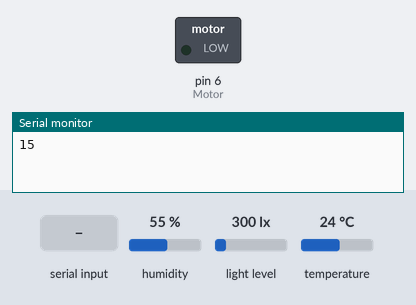
The sketch below on a simulated Arduino Uno, built with avr-gcc and run on an emulated ATmega328P. Shown: switched loads named in the sketch (green lamp = pin HIGH), the last lines printed to the serial monitor. Wiring (inferred from the names in the program): BH1750 light sensor at I2C address 0x23. Inputs (shaded band) come from the test bench; at power-on: humidity 55 %, light level 300 lx, temperature 24 °C. The modem accepts every AT command (registered, SIM ready, sends succeed) and sends nothing else.

Above: at 1.4 s.
1.5 s: "on" received over the second serial link
At 2.1 s:
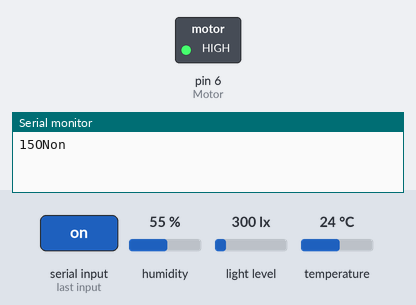
10.8 s: "off" received over the second serial link
12.3 s: "auto" received over the second serial link
Timing chart, 0 to 15.3 s (numbered marks = the images above; inputs shaded):
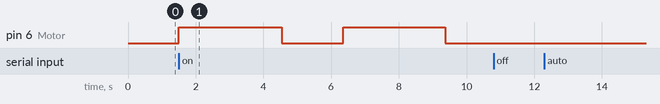

The sketch:

Arduino_WithWifi_onlySend.ino
```cpp
#include <SoftwareSerial.h>
#include <Wire.h>
#include "DHT.h"

#define connectwifi "AT+CWJAP=\"B0i9-aHJm\",\"12345678\""
#define getipaddress "AT+CIFSR"
#define senddata "AT+CIPSEND="
#define connectserver "AT+CIPSTART=\"TCP\",\"192.168.43.168\",2000"
#define Motor 6
#define DHTPIN 5
#define DHTTYPE DHT22   // DHT 22  (AM2302)

SoftwareSerial esp8266(2,3);// 2 ->RX   3->TX

DHT dht(DHTPIN, DHTTYPE);

  bool Auto = true;
  int WaterPumpWater = 30;//time for pump do nothing after last watering
  bool Watering = false; // do watering
  int turn=0;
  int soil=100;
  int temp=0;
  int humidity=0;
  int timer = 1400; //timer for every 20 sec send data to server
  int Motor_on = false;//Motor Statues
  int Motor_time_on = 300;//time for watering (100 mlitr)
  bool isMessage = true;
  String response="";//response of server
  float valf=0; // Sun Sensor Data

  //------------------------------------------------
  //light Sensor(Sun Sensor)
  //------------------------------------------------
  int BH1750_address = 0x23; // i2c Addresse
  byte buff[2];

  void BH1750_Init(int address){

  Wire.beginTransmission(address);
  Wire.write(0x10); // 1 [lux] resolution
  Wire.endTransmission();
}

byte BH1750_Read(int address){

  byte i=0;
  Wire.beginTransmission(address);
  Wire.requestFrom(address, 2);
  while(Wire.available()){
    buff[i] = Wire.read();
    i++;
  }
  Wire.endTransmission();
  return i;
}
//--------------------------------------------------------

void setup() {
//--------------------------------------------------------
// PinModes(Pins we need to do Work like turn on/off Motor)
//--------------------------------------------------------
  pinMode(Motor,OUTPUT);//6
  esp8266.begin(115200);
  Wire.begin();
  BH1750_Init(BH1750_address);
  dht.begin();
  Serial.begin(9600);
  delay(200);
}

void loop() {

  if(Auto == true){
    if(Watering == false){
      if(soil > 500){
         digitalWrite(Motor, 1);
         Motor_on = true;
         Watering = true;
      }
    }
    else {
      if (timer == 1900){
        if(WaterPumpWater-- == 0){
          Watering = false;
          WaterPumpWater = 30;
        }
      }
    }
    if(Motor_on == true){
      if(Motor_time_on-- == 0){
        digitalWrite(Motor, 0);
        Motor_on = false;
        Motor_time_on = 300;
      }
    }
  }
//-------------------------------------------------------------
//Check Connection
//-------------------------------------------------------------
  if(timer == 1800){
    esp8266.println(connectserver);
  }
//-------------------------------------------------------------
// Send Sensors Data Every 20 Second to Server
//-------------------------------------------------------------
  if (timer++ == 2000) {
    timer = 0;
    Serial.println();

    soil = analogRead(A0); // Soil moisture
    humidity = (int)dht.readHumidity(); // Air humidity
    temp = (int)dht.readTemperature(); // Air Temperature
//------------------------------------------------------------
//Sunlight
//---------------------------------------------------------
    if(BH1750_Read(BH1750_address)==2){

      valf=((buff[0]<<8)|buff[1])/1.2;
      valf =(int)valf;
    }
//--------------------------------------------------------------

    String tBuffer="";
    tBuffer += (String)temp +" ";
    tBuffer += (String)soil +" ";
    tBuffer += (String)humidity +" ";
    tBuffer += (String)valf +" ";
    if(Motor_on){
      tBuffer += "ON";
    }
    else{
      tBuffer += "OFF";
    }
    String lenght = senddata;
    lenght += tBuffer.length();

    esp8266.println(lenght);
    delay(100);
    esp8266.println(tBuffer);

  }
//-------------------------------------------------------------
// Recive Order From Server
//-------------------------------------------------------------
  if (esp8266.available() > 0) {

    String command = "";
    while (esp8266.available())
    {
      command += (char)esp8266.read();
    }

    if(command == "on"){
        digitalWrite(13,1);
        Motor_on = true;
        turn = 1;
        digitalWrite(Motor, 1);
        //delay(1000);
        Serial.print("ON");
    }
    else if(command == "off"){
      digitalWrite(13,0);
      Motor_on = false;
      Motor_time_on = 300;
      turn = 0;
      digitalWrite(Motor, 0);
      Serial.print("OFF");
    }
    else if(command == "auto"){
      Auto = true;
    }
    Serial.println(command);
  }
//-------------------------------------------------------------
  delay(10);
  if(timer%100 == 0)
    Serial.print(timer/100);

}
```

Measured:
- by itself, pin 6 (Motor): alternates HIGH for 3.0 s and LOW for 1.8 s
